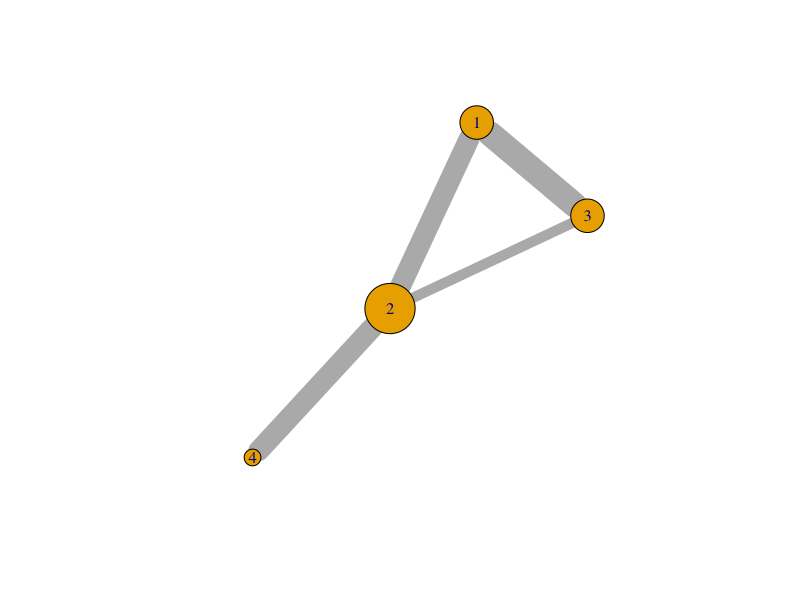

R code for this plot:
nodes <- read.csv("Dataset1-Media-Example-NODES.csv", header=T, as.is=T)
links <- read.csv("Dataset1-Media-Example-EDGES.csv", header=T, as.is=T)

#links <- aggregate(links[,3], links[,-3], sum)
#links <- links[order(links$from, links$to),]
#colnames(links)[4] <- "weight"
#rownames(links) <- NULL



library('igraph')
net <- graph_from_data_frame(d=links, vertices=nodes, directed=T)

deg <- degree(net, mode="all")
V(net)$size <- deg*10           #this changes the node size depending on the numeber of links

E(net)$width <- E(net)$weight*2  #this changes the link thickness depending on the weight

plot(net, edge.arrow.size=.4)
